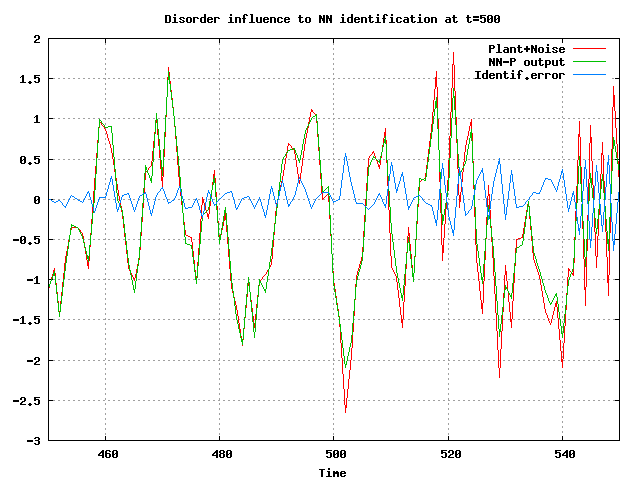

Recreate this plot in gnuplot.
reset
set grid
set title "Disorder influence to NN identification at t=500"
set output "id_err.png"
set terminal png
set xlabel "Time"
plot [450:550] 'ny.dat' t 'Plant+Noise' w l, 'nn_y.dat' t 'NN-P output' w l, 'nn_e.dat' t 'Identif.error' w l
